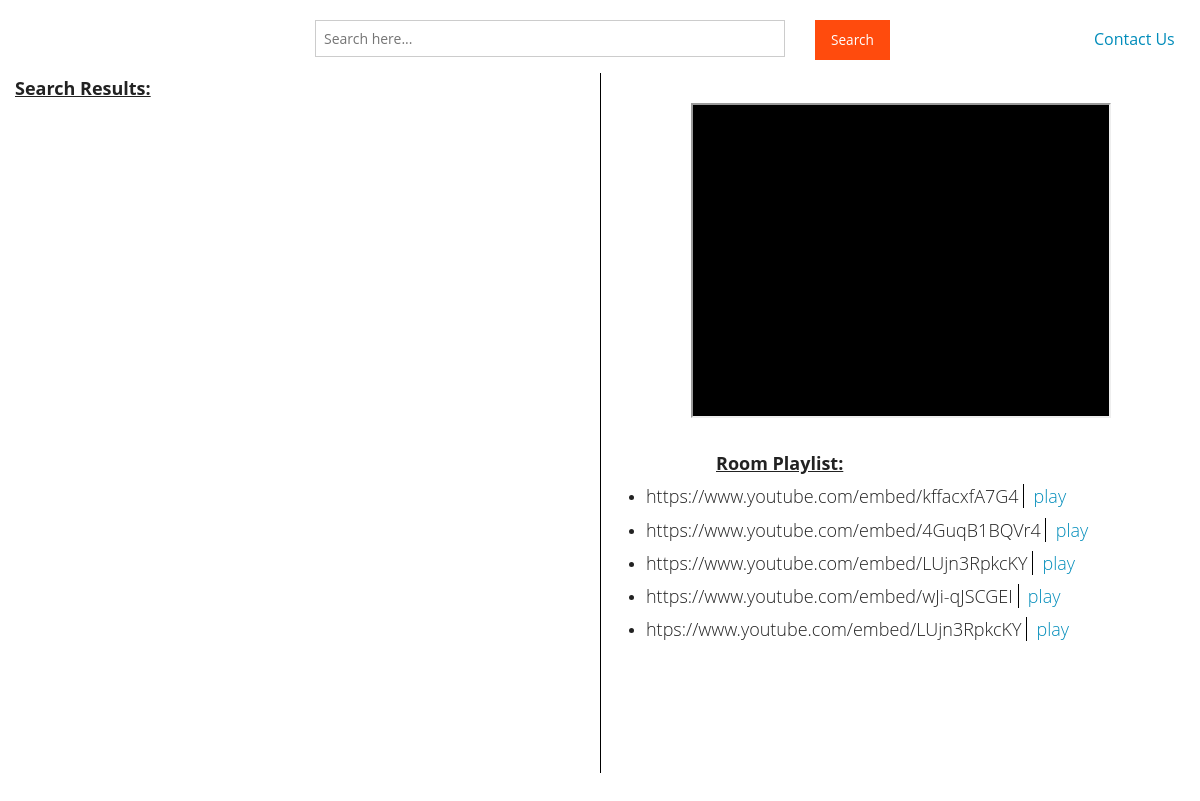
The page /room/71971/127001 on the database its author committed.
### music_app/models.py (models this page shows, shortened)
@python_2_unicode_compatible
class Song(models.Model):
    link = models.CharField(max_length=44)
    add_time = models.DateTimeField("time song was added")
    room = models.ForeignKey(Room, on_delete=models.CASCADE)

### music_app/views.py (the view, shortened to what this page needs)
# urls.py: url(r'^(?P<room_id>[0-9]+)/(?P<client_ip>[0-9]+)', views.room, name='room'),
def room(request, room_id, client_ip):
    videos_returned = []
    room = get_object_or_404(Room, room_id=room_id)
    song_list = room.song_set.order_by('add_time')
    return render(request, "party_room.html", {"song_list": song_list})

### templates/party_room.html (shortened to what this page needs)
{% load staticfiles %}
<!doctype html>
<html class="no-js" lang="en">
  <head>
    {% load staticfiles %}
    <link rel="stylesheet" href="{% static "css/foundation.css" %}" />
    <link rel="stylesheet" href="{% static "css/foundation.min.css" %}" />
    <link rel="stylesheet" href="{% static "css/animate.css" %}" />
    <link rel="stylesheet" href="{% static "css/normalize.css" %}" >
    <link rel="stylesheet" href="{% static "css/slick.css" %}" >
    <link rel="stylesheet" href="{% static "css/main.css" %}" >
</head>
<body>
	<div class="row" style="margin-top: 20px;">
	<div class="large-3 columns"><br></div>
	<div class="large-5 columns">
		<form action="http:{{room}}" class="search-wrapper" method="GET">
			<input name="query_element" type="text" placeholder="Search here..." required="" maxlength="100">
		</form>
	</div>
	<div class="large-4 columns">
		<button type="submit" value="Search">Search</button>
		<a style="margin-left: 200px;" href="mailto:team_music@ecse428.se"> Contact Us </a>
	</div>
	</div>
	<div class="row">
	<div class="medium-6 columns">
	<h5><ins><b> Search Results: </b></ins></h5>
	</div>
    <div class="medium-6 columns" style="border-left: 1px solid black; height: 700px;">
    <div id="embeded_video" style="text-align: center"> <iframe id="embeded_video" width="420" height="315" style="background: black; margin-top: 30px;"> </iframe></div>
    <br>
    <h5 style="text-align: left; margin-left: 100px;"><ins><b> Room Playlist: </b></ins></h5>
    {% if song_list%}
    <ul class="list-group pull-left" style="width: 550px; margin-left: 30px;">
    {% for link in song_list %}
     <li class="list-group-item" ><h5>{{ link.link }}		<a href = "javascript: embed_video('{{ link.link }}');" class="pull-right" style="border-left: 1px solid black">  &nbsp; play </a></h5> </li>
    {% endfor %}
    </ul>
    {% else %}
    <h5> <a href="#"> Add music to the room to start playing</a> </h5>
    {% endif %}
	</div>
    </div>
</body>
</html>

### static/css/main.css (style rules this page uses)
body { font-family: "Open Sans", "Helvetica Neue", Helvetica, Arial, sans-serif; color: #222; font-style: normal; -webkit-font-smoothing: antialiased; font-smoothing: antialiased }
body, html { height: 100% }
.button, button { padding: .6rem 1rem; color: #fff !important; background-color: #ff4b0d !important; font-size: .85rem; font-family: "Open Sans", "Helvetica Neue", Helvetica, Arial, sans-serif }
dl, ol, ul { font-size: .85em; font-size: .85rem }
input, textarea { box-shadow: none !important }
h1, h2, h3, h4, h5, h6 { font-family: "Open Sans"; font-weight: 300 }
.row { max-width: 1480px }

### rows shown on the page
Song: link "https://www.youtube.com/embed/kffacxfA7G4"
Song: link "https://www.youtube.com/embed/4GuqB1BQVr4"
Song: link "https://www.youtube.com/embed/LUjn3RpkcKY"
Song: link "https://www.youtube.com/embed/wJi-qJSCGEI"
Song: link "htps://www.youtube.com/embed/LUjn3RpkcKY"
